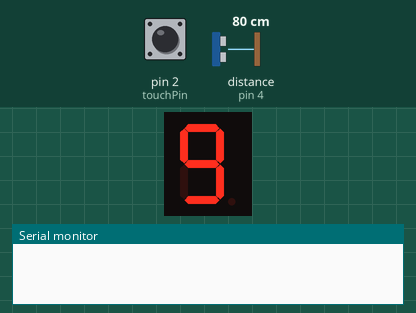
Recording of a sketch running on a simulated Arduino Uno, built with avr-gcc and run on an emulated ATmega328P. Parts: 1-digit seven-segment display, the last lines printed to the serial monitor. Wiring (inferred from the names in the program): 1-digit 7-segment display, segments lit when HIGH: segments pin 5, pin 6, pin 7, pin 8, pin 9, pin 10, pin 11. The inputs (shaded band) are chosen by the test bench; at power-on: pin 2 (touchPin) LOW, distance to the obstacle (sensor on pin 4) 80 cm. The echo pulse lasts 58.3 µs per cm; the segment pins are drawn as the display they are named for.

Above: at 1.2 s.
1.3 s: pin 2 (touchPin) pulled HIGH for 0.15 s
At 3.1 s:
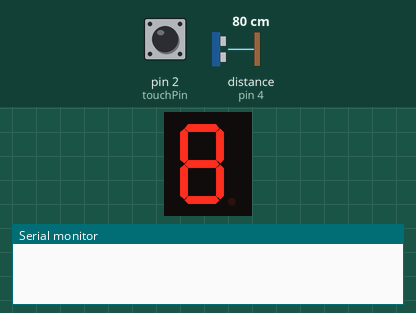
4.4 s: distance to the obstacle (sensor on pin 4) set to 2 cm
At 6.2 s:
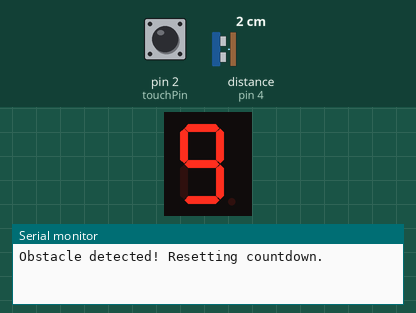
7.4 s: distance to the obstacle (sensor on pin 4) set to 18 cm
At 18.4 s:
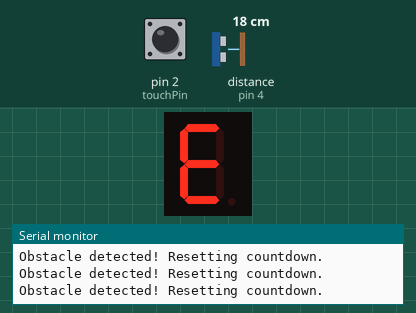
Timing chart, 0 to 18.8 s (numbered marks = the images above; inputs shaded):
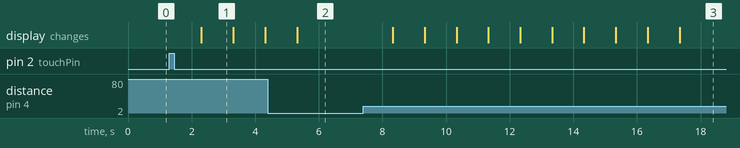

The sketch:

countdown_timer_with_obstacle_activated_reset.ino
```cpp
const int touchPin = 2;
const int trigPin = 3;
const int echoPin = 4;
const int segments[] = {5, 6, 7, 8, 9, 10, 11};


int countdownValue = 9;
const int minDistance = 10;
const bool commonAnode = false;

const byte numbers[10][7] = {
  {1, 1, 1, 1, 1, 1, 0},  // 0
  {0, 1, 1, 0, 0, 0, 0},  // 1
  {1, 1, 0, 1, 1, 0, 1},  // 2
  {1, 1, 1, 1, 0, 0, 1},  // 3
  {0, 1, 1, 0, 0, 1, 1},  // 4
  {1, 0, 1, 1, 0, 1, 1},  // 5
  {1, 0, 1, 1, 1, 1, 1},  // 6
  {1, 1, 1, 0, 0, 0, 0},  // 7
  {1, 1, 1, 1, 1, 1, 1},  // 8
  {1, 1, 1, 1, 0, 1, 1}   // 9
};

void setup() {
  Serial.begin(9600);
  pinMode(touchPin, INPUT);
  pinMode(trigPin, OUTPUT);
  pinMode(echoPin, INPUT);
  for (int i = 0; i < 7; i++) {
    pinMode(segments[i], OUTPUT);
  }
  displayDigit(countdownValue);
}

void loop() {
  if (digitalRead(touchPin) == HIGH) {
    for (int i = countdownValue; i >= 0; i--) {
      if (isObstacleDetected()) {
        Serial.println("Obstacle detected! Resetting countdown.");
        i = countdownValue;
      }

      displayDigit(i);
      delay(1000);
    }

    displayError();
    delay(2000);
    displayDigit(countdownValue);
  }
}


void displayDigit(int digit) {
  for (int i = 0; i < 7; i++) {

    digitalWrite(segments[i], commonAnode ? !numbers[digit][i] : numbers[digit][i]);
  }
}

void displayError() {
  byte E[7] = {1, 0, 0, 1, 1, 1, 1};
  for (int i = 0; i < 7; i++) {
    digitalWrite(segments[i], commonAnode ? !E[i] : E[i]);
  }
}
bool isObstacleDetected() {
  long duration, distance;

  digitalWrite(trigPin, LOW);
  delayMicroseconds(2);
  digitalWrite(trigPin, HIGH);
  delayMicroseconds(10);
  digitalWrite(trigPin, LOW);
  duration = pulseIn(echoPin, HIGH);
  distance = duration * 0.034 / 2;
  return distance <= minDistance && distance > 0;
}
```

Measured:
- after the input at 1.3 s, the display: changes after 1.0 s (image 1)
- after the input at 7.4 s, the display: first changes after 0.93 s (image 3 shows a later state)
- what the display in image 1 shows lasts 1.0 s, from 2.3 s to 3.3 s
